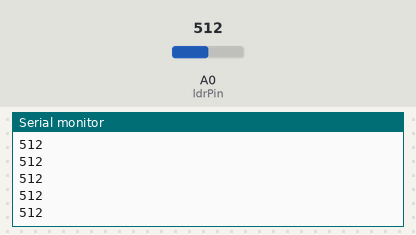
Recording of a sketch running on a simulated Arduino Uno, built with avr-gcc and run on an emulated ATmega328P. Parts: the last lines printed to the serial monitor. Inputs (shaded band) come from the test bench; at power-on: A0 (ldrPin) = 512.

Above: at 1.2 s.
1.3 s: A0 (ldrPin) set to 716
At 1.56 s:
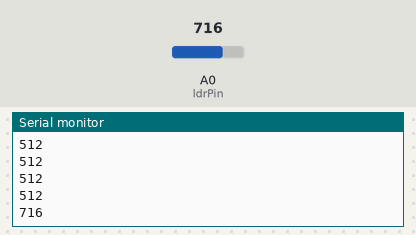
2.8 s: A0 (ldrPin) set to 900
At 2.96 s:
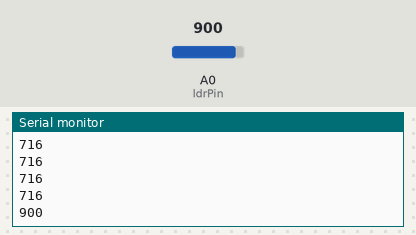
Timing chart, 0 to 5.8 s (numbered marks = the images above; inputs shaded):
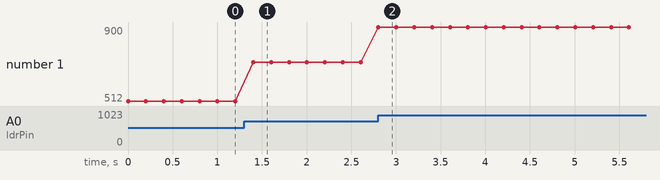

The sketch:

Task_2.0.2.ino.ino
```cpp
const int ldrPin = A0;

void setup() {
  Serial.begin(9600);
}

void loop() {
  int lightValue = analogRead(ldrPin);
  Serial.println(lightValue);
  delay(200);
}
```

Measured:
- after the input at 1.3 s, the serial monitor: prints a new line after 0.10 s (image 1)
- after the input at 2.8 s, the serial monitor: prints a new line at once (image 2)
- plotted number 1: 512 → 716 after the input at 1.3 s, 716 → 900 after the input at 2.8 s
